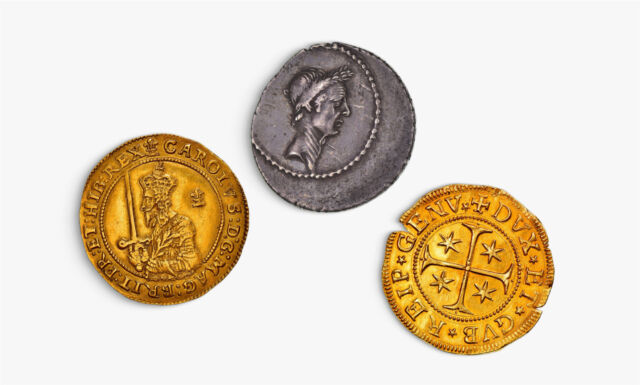
#> input picture Machine_Vision/project1/coin.jpg, 640 x 385 px, found by its file name
$ python canny_opencv.py
#> lines starting #> are read from the running program, lines starting #| are printed output that depends on the picture; after the words box and inside, x2 and y2 are one past the last pixel; in counts of white or black regions, pixels touching at a corner belong together
#> further down, image is the input picture: shape (385, 640, 3); mean B, G, R 193.4, 211.5, 223.8
import numpy as np
import cv2
import matplotlib.pyplot as plt
def GaussianBlur(sigma,img):
#> called with sigma = 100
    sigma = float(sigma)
    num1 = np.around( (2 * np.pi * sigma ** 2) ** (-1),decimals=7)
    num2 = np.around(  (2 * np.pi * sigma ** 2) ** (-1) * np.exp((np.negative(sigma ** 2)) ** (-1) * 0.5),decimals=7)
    num3 = np.around( (2 * np.pi * sigma ** 2) ** (-1) * np.exp((np.negative(sigma ** 2)) ** (-1)),decimals=7)
    GaussMatrix = np.array([[num3,num2,num3],
                            [num2,num1,num2],
                            [num3,num2,num3]])
    total = np.around( ( (num2+num3)*4 + num1),decimals=7)
    img = cv2.copyMakeBorder(img,1,1,1,1,borderType=cv2.BORDER_REPLICATE)
    (b,g,r) = cv2.split(img)
    b1 = np.zeros(b.shape,dtype="uint8")
    g1 = np.zeros(g.shape,dtype="uint8")
    r1 = np.zeros(r.shape,dtype="uint8")
    temp = list(range(3))
    for i in range(1,b.shape[0]-1):
        for j in range(1,b.shape[1]-1):
            temp[0] = int( (np.dot(np.array([1, 1, 1]), GaussMatrix * b[i - 1:i + 2, j - 1:j + 2]/total)).dot(np.array([[1], [1], [1]])))
            temp[1] = int((np.dot(np.array([1, 1, 1]),  GaussMatrix * g[i - 1:i + 2, j - 1:j + 2]/total)).dot(np.array([[1], [1], [1]])))
            temp[2] = int((np.dot(np.array([1, 1, 1]),  GaussMatrix * r[i - 1:i + 2, j - 1:j + 2]/total)).dot(np.array([[1], [1], [1]])))

            b1[i, j] = temp[0]
            g1[i, j] = temp[1]
            r1[i, j] = temp[2]
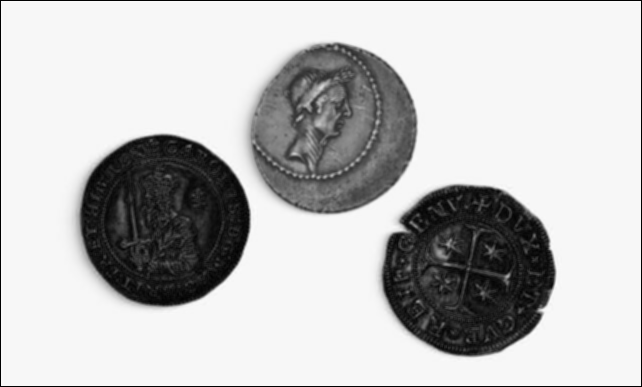
#> b1: shape (387, 642); min 0, max 253, mean 191.6
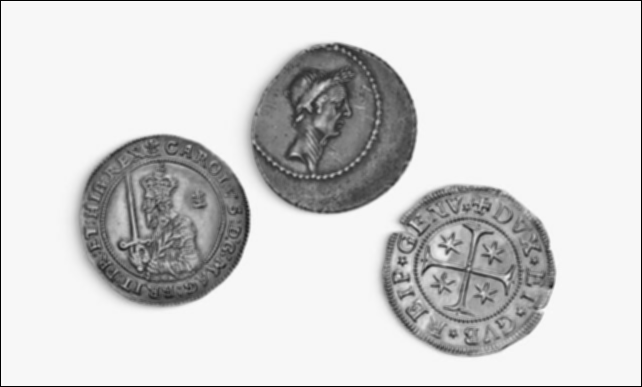
#> g1: shape (387, 642); min 0, max 250, mean 209.6
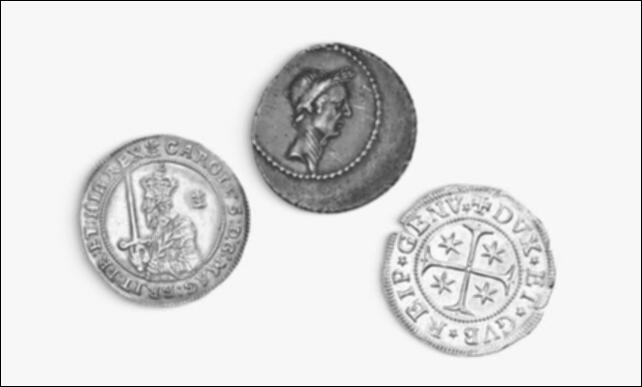
#> r1: shape (387, 642); min 0, max 252, mean 221.8
#> after the loop, temp = [248, 248, 248]
    b1=b1[1:-1,1:-1]
#> b1: shape (385, 640)
    g1=g1[1:-1,1:-1]
#> g1: shape (385, 640)
    r1=r1[1:-1,1:-1] #把图像还原为原始size
#> r1: shape (385, 640)
    image = cv2.merge([b1,g1,r1])
    return image

dir="/mnt/ve_share/liushuai/Document-Boundary-Detection/liushuai_2020212267/coin.jpg"
image = cv2.imread(dir)
fig, (ax1, ax2) = plt.subplots(1, 2, figsize=(16,8))
ax1.imshow(cv2.cvtColor(cv2.GaussianBlur(image, (3,3), 0), cv2.COLOR_BGR2RGB))
ax2.imshow(cv2.cvtColor(GaussianBlur(100,image), cv2.COLOR_BGR2RGB))
ax1.set_title('offical3x3GaussianBlur')
ax2.set_title('my3x3gaussianblur')
ax1.axis('off')
ax2.axis('off')
plt.savefig("/mnt/ve_share/liushuai/Document-Boundary-Detection/liushuai_2020212267/gaussblur.jpg", bbox_inches='tight')
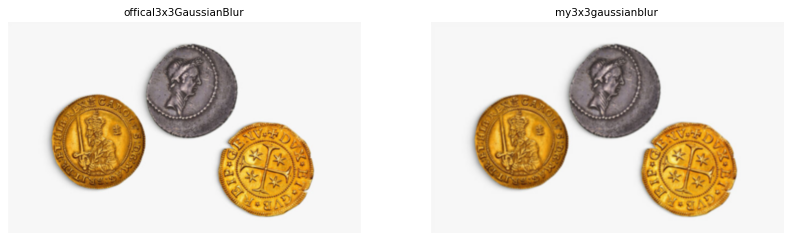
#> figure drawn by matplotlib, 2 panels
image=cv2.GaussianBlur(image, (5, 5), 0)#高斯模糊处理
gray = cv2.cvtColor(image, cv2.COLOR_BGR2GRAY) #转化为灰度图
_, binary = cv2.threshold(gray, 200, 255, cv2.THRESH_BINARY) #二值化处理，将大于200的像素设为255，反之设为0
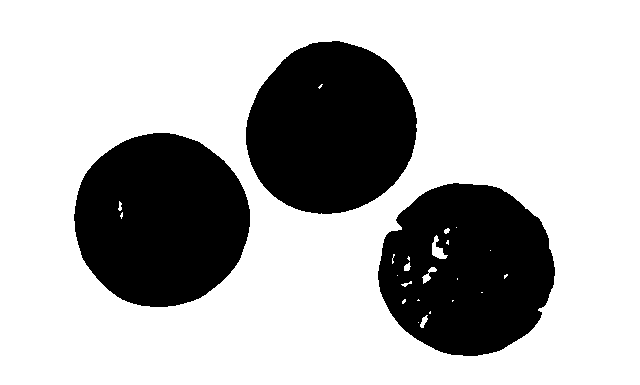
#> binary: shape (385, 640); 71.7% white; 3 black regions, box (x1, y1, x2, y2) and area: (74, 133, 250, 307) 23805, (378, 183, 555, 356) 23150, (246, 41, 417, 214) 22894
edged = cv2.Canny(gray, 75, 200) #利用canny算子进行边缘提取，设置低阈值为75，高阈值为200
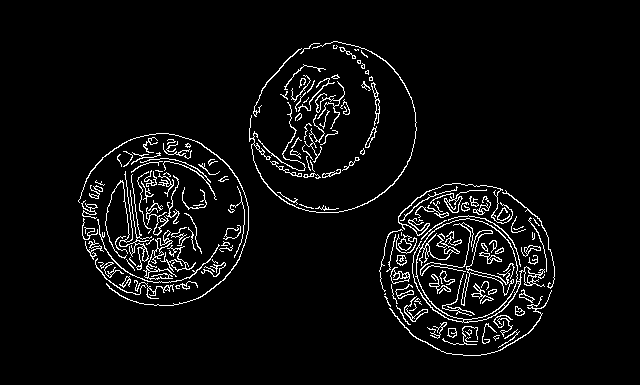
#> edged: shape (385, 640); 4.9% white in thin lines or dots, all inside (x1, y1, x2, y2) = (78, 41, 555, 356)
cv2.imwrite("/mnt/ve_share/liushuai/Document-Boundary-Detection/liushuai_2020212267/edge_opencv.jpg",edged)
circles = cv2.HoughCircles(edged,cv2.HOUGH_GRADIENT ,0.1,120,param1=10,param2=30,minRadius=20,maxRadius=100)
#> circles = [[467.5, 268.5, 85.7], [165.5, 219.5, 83.5], [330.5, 125.5, 83.4]]
if circles is not None:
    circles = np.uint16(np.around(circles))
#> circles = [[468, 268, 86], [166, 220, 84], [330, 126, 83]]
    i=1
    for x,y,r in circles[0]:
        cv2.circle(image,(x,y),r,(255,0,0),3)
        print(f"第{i}个圆的中心坐标为({x},{y}),半径为:{r}")
        i+=1
#> this loop made 3 passes
#| 第1个圆的中心坐标为(468,268),半径为:86
#| 第2个圆的中心坐标为(166,220),半径为:84
#| 第3个圆的中心坐标为(330,126),半径为:83
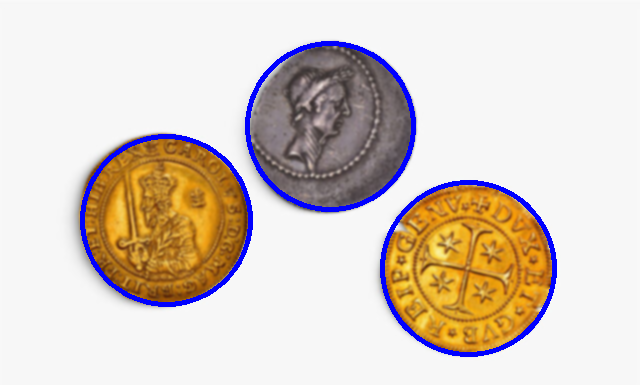
#> image: shape (385, 640, 3); mean B, G, R 197.4, 206.6, 218.2
#> after the loop, i = 4
cv2.imwrite("/mnt/ve_share/liushuai/Document-Boundary-Detection/liushuai_2020212267/circle_opencv.jpg",image)
